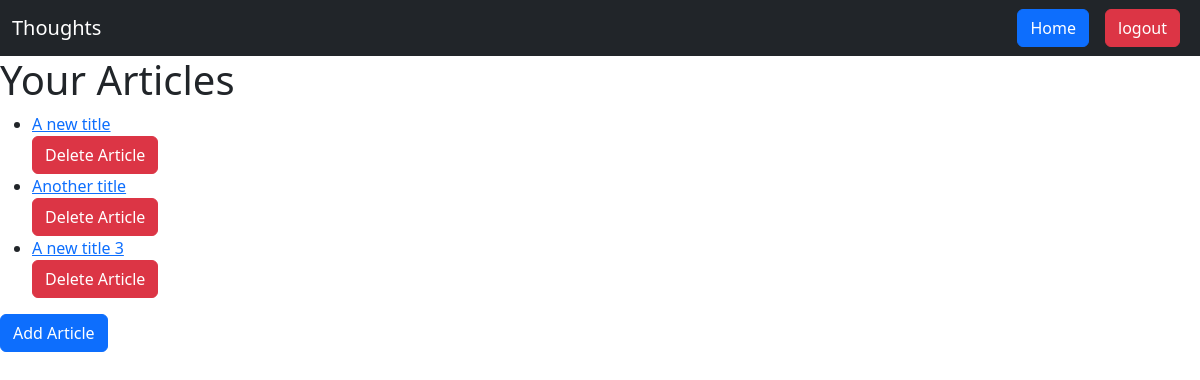
The page /article/ (signed in) on the database as committed earlier.
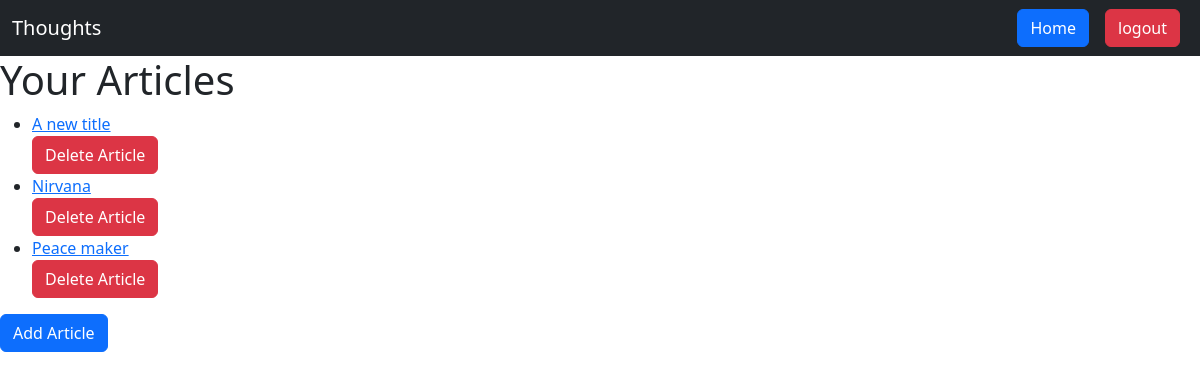
The same page on the database as committed later.
### article/models.py (models this page shows, shortened)
class Article(models.Model):
    title = models.CharField(max_length=200, blank=False)
    content = models.TextField(blank=False)
    author = models.ForeignKey(User, on_delete=models.CASCADE)
    tags = models.ManyToManyField(
        Tag, related_name="articles", blank=True)
    created_at = models.DateTimeField(auto_now_add=True)

### article/views.py (the view)
@login_required
def list_article(request):
    articles = Article.objects.filter(author=request.user)
    return render(request, 'article/list.html', {"articles": articles})

### learn_django/templates/article/list.html (shortened to what this page needs)
{% extends 'base.html' %}
{% block content %}
<h1>Your Articles</h1>
<ul>
    {% for article in articles %}
        <li>
            <div>
                <a href={% url 'article-detail' article.id %}>{{ article.title }}</a>
                <form action="{% url 'article-delete' article.pk %}" method="GET">
                    <button class="btn btn-danger">Delete Article</button>
                </form>
            </div>
        </li>
    {% endfor %}
</ul>
<form action="{% url 'article-create' %}" method="GET">
    <button class="btn btn-primary">Add Article</button>
</form>
{% endblock %}

Rows that differ between the two databases and show on the page:
removed Article: title "Another title"
removed Article: title "A new title 3"
added Article: title "Nirvana"
added Article: title "Peace maker"
